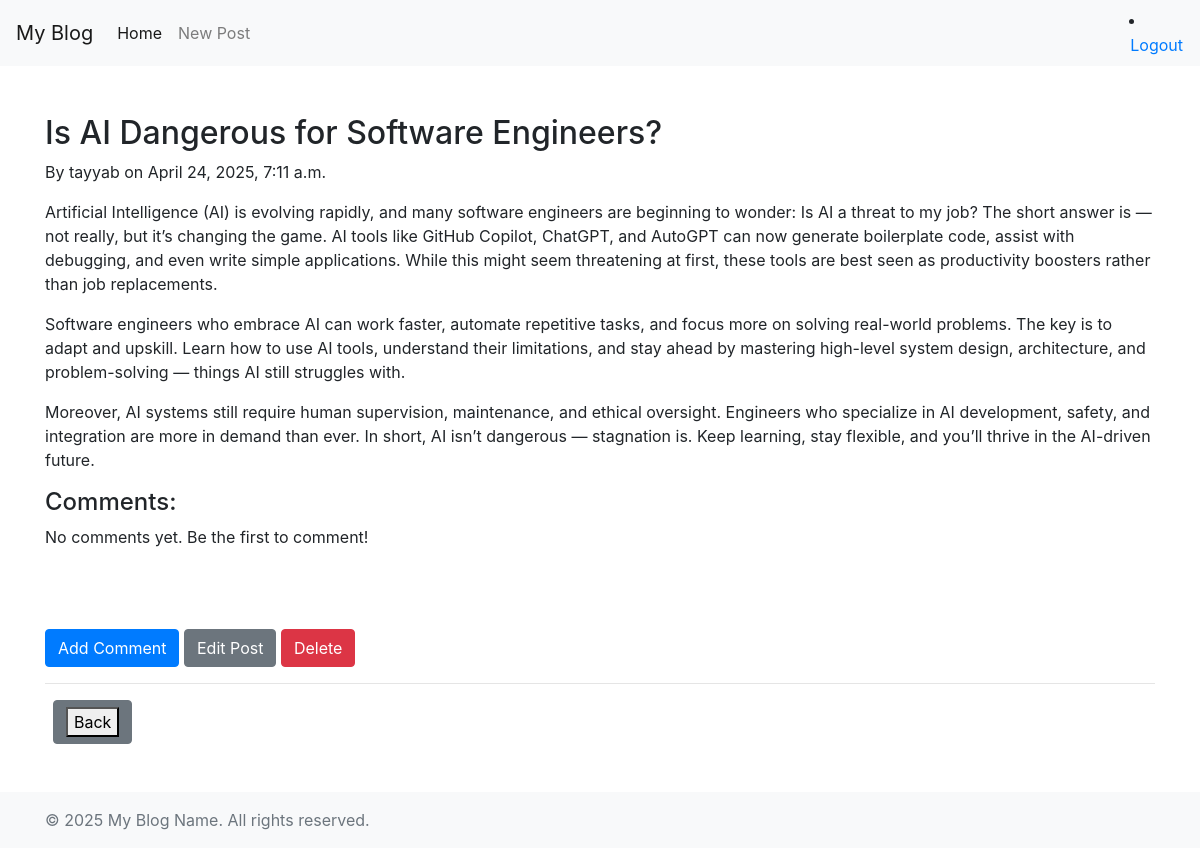
/post/23/ (signed in), run on an earlier commit of the app's database.
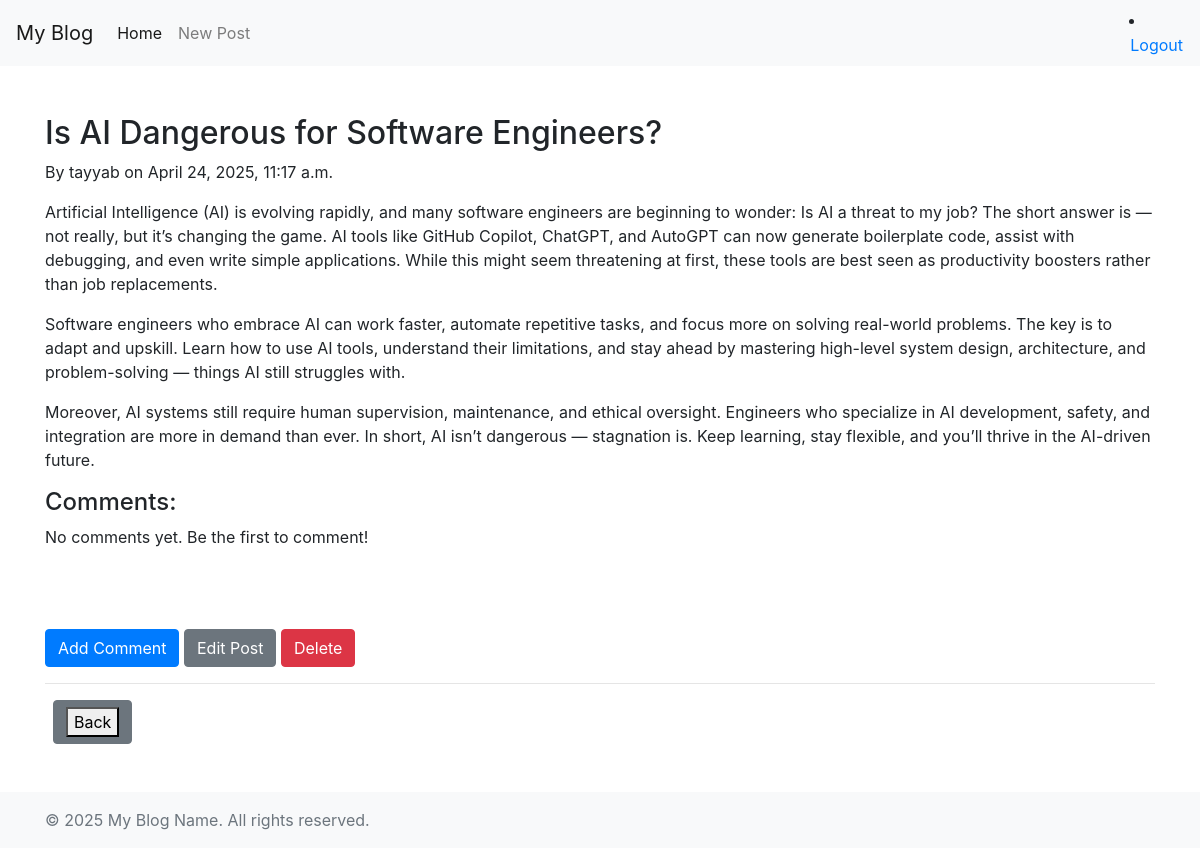
And on a later commit of the database.
### blog/models.py (models this page shows, shortened)
class Post(models.Model):
    author = models.ForeignKey(settings.AUTH_USER_MODEL, on_delete=models.CASCADE)
    title = models.CharField(max_length=200)
    text = models.TextField()
    created_date = models.DateTimeField(default=timezone.now)
    published_date = models.DateTimeField(null=True, blank=True)

### blog/views.py (the view)
# urls.py: path("post/<int:pk>/", views.post_detail, name='post_detail'),
@login_required
def post_detail(request, pk):
    post = get_object_or_404(Post, pk=pk)  # Get the post or return 404 if not found
    post.text = md.markdown(post.text)     # Convert Markdown to HTML
    comments = post.comments.all()         # Get all comments linked to the post
    return render(request, 'blog/post_detail.html', {'post': post, 'comments': comments})

### blog/templates/blog/post_detail.html (shortened to what this page needs)
{% extends "blog/base.html" %}
{% block content %}
<h2>{{ post.title }}</h2>
<p>By {{ post.author.username }} on {{ post.published_date }}</p>
<p>{{ post.text|safe }}</p>
<h4>Comments:</h4>
{% for comment in comments %}
    <div class="card mt-3">
        <div class="card-body">
            <h6 class="card-subtitle mb-2 text-muted">{{ comment.author }} on {{ comment.created_date }}</h6>
            <p class="card-text">{{ comment.text }}</p>
        </div>
    </div>
    {% if comment.author == user %}
    <a href="{% url 'blog:edit_comment' comment.pk %}" class="btn btn-sm btn-secondary mt-2">Edit</a>
    <form action="{% url 'blog:delete_comment' comment.pk %}" method="post" style="display:inline;">
        {% csrf_token %}
        <button type="submit" class="btn btn-sm btn-danger mt-2">Delete</button>
    </form>
    {% endif %}
{% empty %}
    <p>No comments yet. Be the first to comment!</p>
{% endfor %}
    <br><br>
{% if user.is_authenticated %}
    <a href="{% url 'blog:add_comment' post.pk %}" class="btn btn-primary mt-3">Add Comment</a>
{% endif %}
{% if user == post.author %}
    <a href="{% url 'blog:post_edit' post.pk %}" class="btn btn-secondary mt-3">Edit Post</a>
    <form action="{% url 'blog:post_delete' post.pk %}" method="post" style="display:inline;">
        <button type="submit" class="btn btn-danger mt-3">Delete</button>
    </form>
{% endif %}
<hr>
<a href="{% url 'blog:post_list' %}" class="btn btn-secondary ml-2"><button type='submit'>Back</button></a>
{% endblock %}

What changed in the data, as far as the page shows it:
changed Post "Is AI Dangerous for Software Engineers?": published_date "April 24, 2025, 7:11 a.m." → "April 24, 2025, 11:17 a.m."
